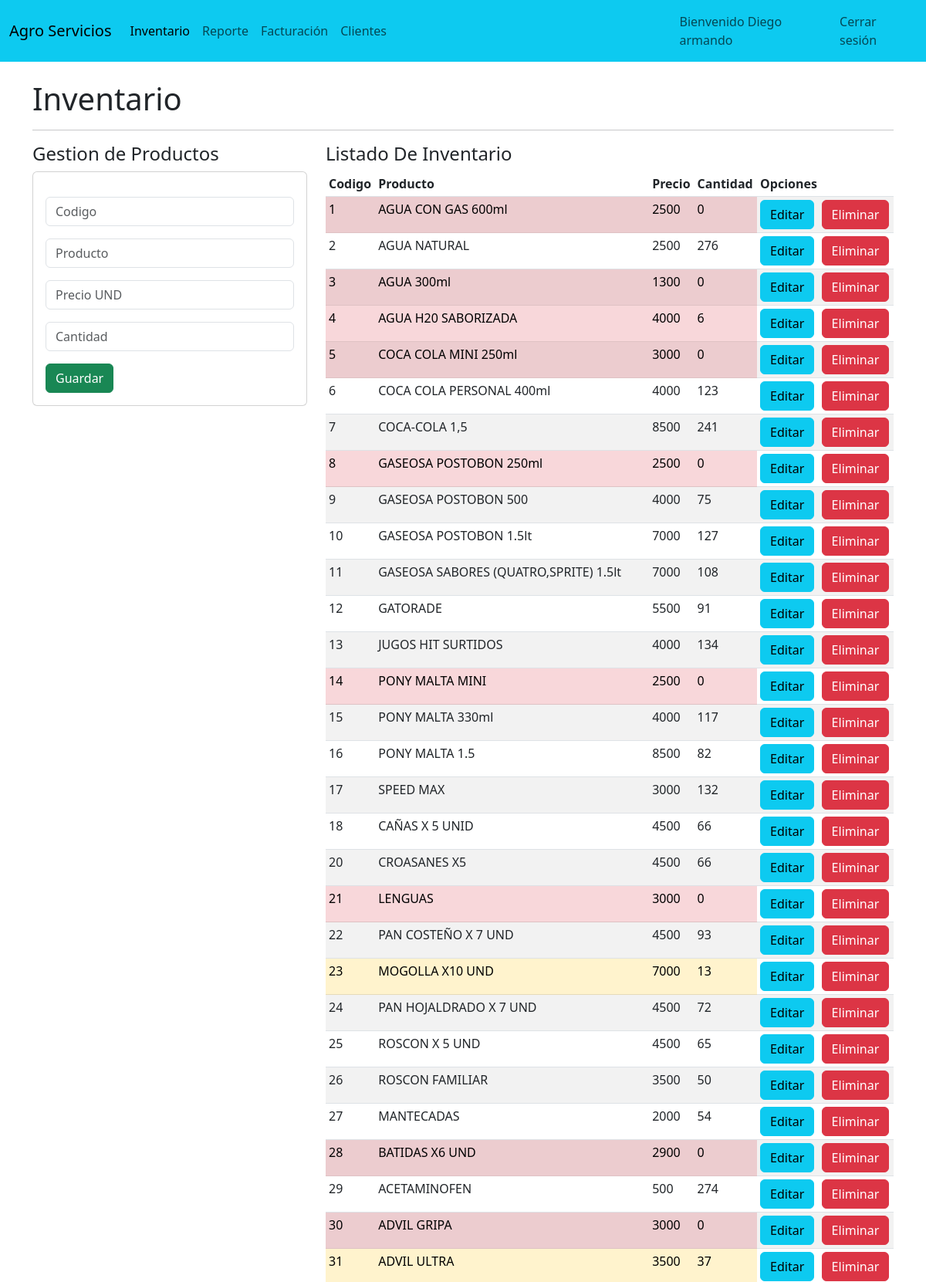
The app's page / (signed in, upper part) with its own data.
### RegistroFracturacion/models.py (models this page shows)
class Productos(models.Model):
    codigopr = models.CharField(primary_key=True,max_length=6)
    producto = models.CharField(max_length=50)
    precio = models.PositiveIntegerField()
    cantidad = models.PositiveIntegerField()

### RegistroFracturacion/views.py (the view)
# urls.py: path('', views.inventario),
@login_required #funcion para que deba de iniciar sesión antes de ongresar a las vistas
@user_passes_test(es_administrador_o_gestor)
def inventario(request):
    ListaProductos = Productos.objects.all()
    return render(request,"inventario.html", {"inventario":ListaProductos})

### RegistroFracturacion/views.py (called while the page is built)
def es_administrador_o_gestor(user):
    return user.groups.filter(name='Administrador').exists() or user.groups.filter(name='Gestor').exists()

### RegistroFracturacion/templates/inventario.html (shortened to what this page needs)
{% extends "./base.html" %}
{% block body %}
<h1>Inventario</h1>
<hr>
<div class="row">
    <div class="col-sm-12 col-md-6 col-lg-4 col-xl-4">
        <h4>Gestion de Productos</h4>
        <div class="card">
            <div class="card-body">
                <form action="/registrarProducto/" method="POST">{% csrf_token %}
                    <div class ="form-group">
                        <input type="text" id ="txtCodigo" name="txtCodigo" class="form-control" placeholder="Codigo" minlength="1" maxlength="4" pattern="[0-9]+" required>
                    </div>
                    <div class ="form-group">
                        <input type="text" id ="txtProducto" name="txtProducto" class="form-control" placeholder="Producto" minlength="1" maxlength="20"  required>
                    </div>
                    <div class ="form-group">
                        <input type="text" id ="txtPrecio" name="txtPrecio" class="form-control" placeholder="Precio UND" minlength="1" maxlength="10" pattern="[0-9]+" required>
                    </div>
                    <div class ="form-group">
                        <input type="text" id ="txtCantidad" name="txtCantidad" class="form-control" placeholder="Cantidad" minlength="1" maxlength="10" pattern="[0-9]+" required>
                    </div>
                    <div class ="form-group">
                        <button type="submit" class ="btn btn-success btn-block text-white">Guardar</button>
                    </div>
                </form>
            </div>
        </div>
    </div>
    <div class="col-sm-12 col-md-6 col-lg-8 col-xl-8">
        <h4>Listado De Inventario</h4>
        <div class="table-responsive mi-tabla">
            <table class="table table-striped table-sm ">
                <thead>
                    <tr>
                        <th>Codigo</th>
                        <th>Producto</th>
                        <th>Precio</th>
                        <th>Cantidad</th>
                        <th colspan="2">Opciones</th>
                    </tr>
                </thead>
                <tbody >
                    {% for c in inventario %}
                    <tr>
                        <td class="{% if c.cantidad < 10 %}table-danger{% elif c.cantidad < 50 %}table-warning{% endif %}">{{c.codigopr}}</td>
                        <td class="{% if c.cantidad < 10 %}table-danger{% elif c.cantidad < 50 %}table-warning{% endif %}">{{c.producto}}</td>
                        <td class="{% if c.cantidad < 10 %}table-danger{% elif c.cantidad < 50 %}table-warning{% endif %}">{{c.precio}}</td>
                        <td class="{% if c.cantidad < 10 %}table-danger{% elif c.cantidad < 50 %}table-warning{% endif %}">{{c.cantidad}}</td>
                        <th><a href="/edicionProducto/{{c.codigopr}}" class="btn btn-info">Editar</a></th>
                        <th><a href="/eliminacionProducto/{{c.codigopr}}" class="btn btn-danger btnElimicacion">Eliminar</a></th>
                    </tr>
                    {% endfor %}
                </tbody>
            </table>
        </div>
    </div>
</div>
{% endblock %}

### RegistroFracturacion/templates/base.html (shortened to what this page needs)
<!doctype html>
<html lang="en">
<head>
  {% load static %}
  <link rel="stylesheet" type="text/css" href="/static/css/styles.css">
  <link href="https://cdn.jsdelivr.net/npm/bootstrap@5.3.0/dist/css/bootstrap.min.css" rel="stylesheet"
>
</head>
<body>
<header>
  <nav class="navbar navbar-expand-lg bg-info">
    <div class="container-fluid">
      <a class="navbar-brand" href="/inventario/">Agro Servicios</a>
      <div class="collapse navbar-collapse" id="navbarNav">
        <ul class="navbar-nav">
          <li class="nav-item">
            <a class="nav-link active" aria-current="page" href="/inventario/">Inventario</a>
          </li>
          <li class="nav-item">
            <a class="nav-link" href="/reporte/">Reporte</a>
          </li>
          <li class="nav-item">
            <a class="nav-link" href="/ventas/">Facturación</a>
          </li>
          <li class="nav-item">
            <a class="nav-link" href="/clientes/">Clientes</a>
          </li>
        </ul>
      </div>
    </div>
    <div class="container-fluid">
      <ul class="navbar-nav">
        <a class="nav-link">Bienvenido {{user.first_name}}</a>
        <li class="nav-item">
          <a class="nav-link" href="/accounts/logout/">Cerrar sesión</a>
        </li>
      </ul>
    </div>
  </nav>
</header>
  <div class="container py-4">
    {% block body %}
    {% endblock %}
  </div>
</body>
</html>

### RegistroFracturacion/static/css/styles.css (style rules this page uses)
* { margin: 0; padding: 0; box-sizing: border-box; text-decoration: none; list-style: none; }
body { background-color: #ffffff; font-family: 'roboto', Arial, Helvetica, sans-serif; justify-content: center; align-items: center; }
.mi-tabla { height: 60%; overflow-y: auto; }

### records on screen
Productos: codigopr "1", producto "AGUA CON GAS 600ml", precio "2500", cantidad "0"
Productos: codigopr "2", producto "AGUA NATURAL", precio "2500", cantidad "276"
Productos: codigopr "3", producto "AGUA 300ml", precio "1300", cantidad "0"
Productos: codigopr "4", producto "AGUA H20 SABORIZADA", precio "4000", cantidad "6"
Productos: codigopr "5", producto "COCA COLA MINI 250ml", precio "3000", cantidad "0"
Productos: codigopr "6", producto "COCA COLA PERSONAL 400ml", precio "4000", cantidad "123"
Productos: codigopr "7", producto "COCA-COLA 1,5", precio "8500", cantidad "241"
Productos: codigopr "8", producto "GASEOSA POSTOBON 250ml", precio "2500", cantidad "0"
Productos: codigopr "9", producto "GASEOSA POSTOBON 500", precio "4000", cantidad "75"
Productos: codigopr "10", producto "GASEOSA POSTOBON 1.5lt", precio "7000", cantidad "127"
Productos: codigopr "11", producto "GASEOSA SABORES (QUATRO,SPRITE) 1.5lt", precio "7000", cantidad "108"
Productos: codigopr "12", producto "GATORADE", precio "5500", cantidad "91"
Productos: codigopr "13", producto "JUGOS HIT SURTIDOS", precio "4000", cantidad "134"
Productos: codigopr "14", producto "PONY MALTA MINI", precio "2500", cantidad "0"
Productos: codigopr "15", producto "PONY MALTA 330ml", precio "4000", cantidad "117"
Productos: codigopr "16", producto "PONY MALTA 1.5", precio "8500", cantidad "82"
Productos: codigopr "17", producto "SPEED MAX", precio "3000", cantidad "132"
Productos: codigopr "18", producto "CAÑAS X 5 UNID", precio "4500", cantidad "66"
Productos: codigopr "20", producto "CROASANES X5", precio "4500", cantidad "66"
Productos: codigopr "21", producto "LENGUAS", precio "3000", cantidad "0"
Productos: codigopr "22", producto "PAN COSTEÑO X 7 UND", precio "4500", cantidad "93"
Productos: codigopr "23", producto "MOGOLLA X10 UND", precio "7000", cantidad "13"
Productos: codigopr "24", producto "PAN HOJALDRADO X 7 UND", precio "4500", cantidad "72"
Productos: codigopr "25", producto "ROSCON X 5 UND", precio "4500", cantidad "65"
Productos: codigopr "26", producto "ROSCON FAMILIAR", precio "3500", cantidad "50"
Productos: codigopr "27", producto "MANTECADAS", precio "2000", cantidad "54"
Productos: codigopr "28", producto "BATIDAS X6 UND", precio "2900", cantidad "0"
Productos: codigopr "29", producto "ACETAMINOFEN", precio "500", cantidad "274"
Productos: codigopr "30", producto "ADVIL GRIPA", precio "3000", cantidad "0"
Productos: codigopr "31", producto "ADVIL ULTRA", precio "3500", cantidad "37"

### other values on screen
{{ user.first_name }} "Diego armando"
